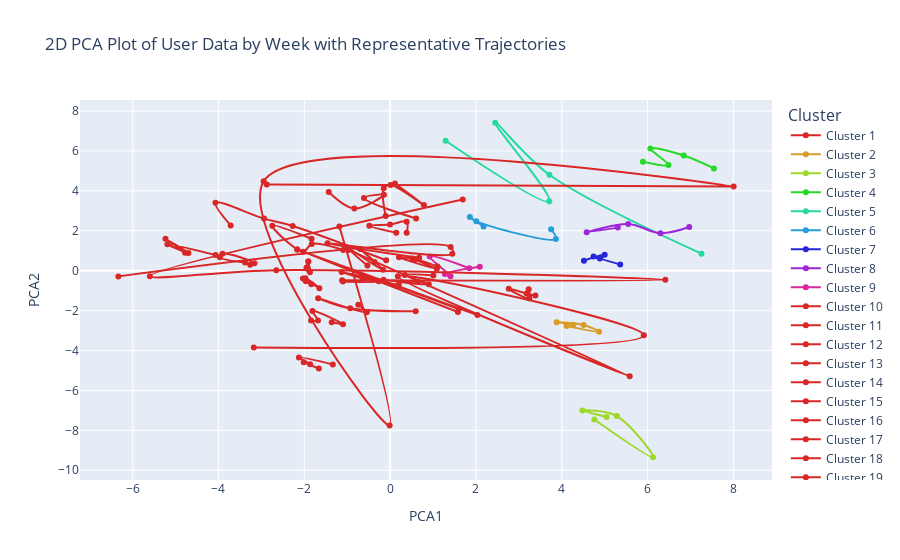

The notebook cell this image was saved under:
### Code cell
from scipy.cluster.hierarchy import linkage, fcluster
from scipy.spatial.distance import pdist, squareform
from fastdtw import fastdtw
from scipy.spatial.distance import euclidean

# Select a subset of unique CloudId values (e.g., the first 10 unique CloudIds)
unique_cloud_ids = reduced_bio['CloudId'].unique()[:500]

# Collect all user trajectories
trajectories = []
valid_cloud_ids = []
for cloud_id in unique_cloud_ids:
    user_data = reduced_bio[reduced_bio['CloudId'] == cloud_id]
    trajectory = user_data[['PCA1', 'PCA2']].values
    if len(trajectory) > 0:  # Filter out empty trajectories
        trajectories.append(trajectory)
        valid_cloud_ids.append(cloud_id)

# Compute pairwise DTW distances
n = len(trajectories)
distance_matrix = np.zeros((n, n))
for i in range(n):
    for j in range(i + 1, n):
        distance, path = fastdtw(trajectories[i], trajectories[j], dist=euclidean)
        distance_matrix[i, j] = distance
        distance_matrix[j, i] = distance

# Perform hierarchical clustering
Z = linkage(squareform(distance_matrix), method='ward')
cluster_labels = fcluster(Z, t=30, criterion='maxclust')  # Adjust the number of clusters as needed

# Compute representative trajectories (medoids)
representative_trajectories = []
for cluster in np.unique(cluster_labels):
    cluster_indices = np.where(cluster_labels == cluster)[0]
    cluster_trajectories = [trajectories[i] for i in cluster_indices]
    
    # Compute the medoid trajectory
    medoid_index = np.argmin([np.sum([fastdtw(t1, t2, dist=euclidean)[0] for t2 in cluster_trajectories]) for t1 in cluster_trajectories])
    representative_trajectories.append(cluster_trajectories[medoid_index])

# Initialize a new figure
fig = go.Figure()

# Plot the representative trajectories with cluster colors
for i, trajectory in enumerate(representative_trajectories):
    fig.add_trace(go.Scatter(
        x=trajectory[:, 0],
        y=trajectory[:, 1],
        mode='lines+markers',
        line_shape='spline',
        marker=dict(size=6, color=i, colorscale='Viridis'),  # Set marker size to 6
        line=dict(shape='spline', color=f'hsl({i * 40}, 70%, 50%)'),
        name=f'Cluster {i + 1}'
    ))

fig.update_layout(
    title='2D PCA Plot of User Data by Week with Representative Trajectories',
    xaxis_title='PCA1',
    yaxis_title='PCA2',
    showlegend=True
)

# Add a legend to the plot
fig.update_layout(
    legend_title_text='Cluster',
    legend_title_font_size=16,
    legend_font_size=12
)

fig.show()

### Figure 1 — Plotly figure (JSON) as saved in the notebook; plotly's stock layout.template omitted (floating-point values rounded to 4 significant figures)
{"data": [{"line": {"color": "hsl(0, 70%, 50%)", "shape": "spline"}, "marker": {"color": 0, "colorscale": [[0, "#440154"], [0.1111, "#482878"], [0.2222, "#3e4989"], [0.3333, "#31688e"], [0.4444, "#26828e"], [0.5556, "#1f9e89"], [0.6667, "#35b779"], [0.7778, "#6ece58"], [0.8889, "#b5de2b"], [1, "#fde725"]], "size": 6}, "mode": "lines+markers", "name": "Cluster 1", "type": "scatter", "x": [3.387, 3.181, 2.765, 3.246, 3.23], "y": [-1.238, -1.14, -0.9058, -1.386, -0.9274]}, {"line": {"color": "hsl(40, 70%, 50%)", "shape": "spline"}, "marker": {"color": 1, "colorscale": [[0, "#440154"], [0.1111, "#482878"], [0.2222, "#3e4989"], [0.3333, "#31688e"], [0.4444, "#26828e"], [0.5556, "#1f9e89"], [0.6667, "#35b779"], [0.7778, "#6ece58"], [0.8889, "#b5de2b"], [1, "#fde725"]], "size": 6}, "mode": "lines+markers", "name": "Cluster 2", "type": "scatter", "x": [4.268, 3.881, 4.51, 4.87, 4.113], "y": [-2.706, -2.58, -2.719, -3.056, -2.773]}, {"line": {"color": "hsl(80, 70%, 50%)", "shape": "spline"}, "marker": {"color": 2, "colorscale": [[0, "#440154"], [0.1111, "#482878"], [0.2222, "#3e4989"], [0.3333, "#31688e"], [0.4444, "#26828e"], [0.5556, "#1f9e89"], [0.6667, "#35b779"], [0.7778, "#6ece58"], [0.8889, "#b5de2b"], [1, "#fde725"]], "size": 6}, "mode": "lines+markers", "name": "Cluster 3", "type": "scatter", "x": [4.76, 6.129, 5.283, 4.483, 5.045], "y": [-7.457, -9.347, -7.285, -6.999, -7.328]}, {"line": {"color": "hsl(120, 70%, 50%)", "shape": "spline"}, "marker": {"color": 3, "colorscale": [[0, "#440154"], [0.1111, "#482878"], [0.2222, "#3e4989"], [0.3333, "#31688e"], [0.4444, "#26828e"], [0.5556, "#1f9e89"], [0.6667, "#35b779"], [0.7778, "#6ece58"], [0.8889, "#b5de2b"], [1, "#fde725"]], "size": 6}, "mode": "lines+markers", "name": "Cluster 4", "type": "scatter", "x": [7.547, 6.844, 6.066, 6.487, 5.892], "y": [5.124, 5.773, 6.127, 5.296, 5.456]}, {"line": {"color": "hsl(160, 70%, 50%)", "shape": "spline"}, "marker": {"color": 4, "colorscale": [[0, "#440154"], [0.1111, "#482878"], [0.2222, "#3e4989"], [0.3333, "#31688e"], [0.4444, "#26828e"], [0.5556, "#1f9e89"], [0.6667, "#35b779"], [0.7778, "#6ece58"], [0.8889, "#b5de2b"], [1, "#fde725"]], "size": 6}, "mode": "lines+markers", "name": "Cluster 5", "type": "scatter", "x": [7.257, 3.713, 2.448, 3.709, 1.294], "y": [0.8505, 4.805, 7.412, 3.481, 6.508]}, {"line": {"color": "hsl(200, 70%, 50%)", "shape": "spline"}, "marker": {"color": 5, "colorscale": [[0, "#440154"], [0.1111, "#482878"], [0.2222, "#3e4989"], [0.3333, "#31688e"], [0.4444, "#26828e"], [0.5556, "#1f9e89"], [0.6667, "#35b779"], [0.7778, "#6ece58"], [0.8889, "#b5de2b"], [1, "#fde725"]], "size": 6}, "mode": "lines+markers", "name": "Cluster 6", "type": "scatter", "x": [2.179, 1.859, 2.01, 3.863, 3.752], "y": [2.21, 2.684, 2.473, 1.586, 2.081]}, {"line": {"color": "hsl(240, 70%, 50%)", "shape": "spline"}, "marker": {"color": 6, "colorscale": [[0, "#440154"], [0.1111, "#482878"], [0.2222, "#3e4989"], [0.3333, "#31688e"], [0.4444, "#26828e"], [0.5556, "#1f9e89"], [0.6667, "#35b779"], [0.7778, "#6ece58"], [0.8889, "#b5de2b"], [1, "#fde725"]], "size": 6}, "mode": "lines+markers", "name": "Cluster 7", "type": "scatter", "x": [5.363, 4.741, 4.887, 5.001, 4.518], "y": [0.3096, 0.7068, 0.6065, 0.8041, 0.4964]}, {"line": {"color": "hsl(280, 70%, 50%)", "shape": "spline"}, "marker": {"color": 7, "colorscale": [[0, "#440154"], [0.1111, "#482878"], [0.2222, "#3e4989"], [0.3333, "#31688e"], [0.4444, "#26828e"], [0.5556, "#1f9e89"], [0.6667, "#35b779"], [0.7778, "#6ece58"], [0.8889, "#b5de2b"], [1, "#fde725"]], "size": 6}, "mode": "lines+markers", "name": "Cluster 8", "type": "scatter", "x": [6.971, 6.3, 5.549, 4.581, 5.307], "y": [2.19, 1.879, 2.335, 1.922, 2.158]}, {"line": {"color": "hsl(320, 70%, 50%)", "shape": "spline"}, "marker": {"color": 8, "colorscale": [[0, "#440154"], [0.1111, "#482878"], [0.2222, "#3e4989"], [0.3333, "#31688e"], [0.4444, "#26828e"], [0.5556, "#1f9e89"], [0.6667, "#35b779"], [0.7778, "#6ece58"], [0.8889, "#b5de2b"], [1, "#fde725"]], "size": 6}, "mode": "lines+markers", "name": "Cluster 9", "type": "scatter", "x": [1.846, 0.9229, 1.409, 1.276, 2.09], "y": [0.1248, 0.7149, -0.2747, -0.1643, 0.2002]}, {"line": {"color": "hsl(360, 70%, 50%)", "shape": "spline"}, "marker": {"color": 9, "colorscale": [[0, "#440154"], [0.1111, "#482878"], [0.2222, "#3e4989"], [0.3333, "#31688e"], [0.4444, "#26828e"], [0.5556, "#1f9e89"], [0.6667, "#35b779"], [0.7778, "#6ece58"], [0.8889, "#b5de2b"], [1, "#fde725"]], "size": 6}, "mode": "lines+markers", "name": "Cluster 10", "type": "scatter", "x": [1.008, 0.3434, 0.9017, -0.1539, 0.6477], "y": [-0.2349, -0.2178, -0.6799, -0.4507, -0.5531]}, {"line": {"color": "hsl(400, 70%, 50%)", "shape": "spline"}, "marker": {"color": 10, "colorscale": [[0, "#440154"], [0.1111, "#482878"], [0.2222, "#3e4989"], [0.3333, "#31688e"], [0.4444, "#26828e"], [0.5556, "#1f9e89"], [0.6667, "#35b779"], [0.7778, "#6ece58"], [0.8889, "#b5de2b"], [1, "#fde725"]], "size": 6}, "mode": "lines+markers", "name": "Cluster 11", "type": "scatter", "x": [0.5182, 1.089, 0.2065, 0.5838, 1.104], "y": [0.6104, 0.09279, 0.6711, 0.5791, 0.2151]}, {"line": {"color": "hsl(440, 70%, 50%)", "shape": "spline"}, "marker": {"color": 11, "colorscale": [[0, "#440154"], [0.1111, "#482878"], [0.2222, "#3e4989"], [0.3333, "#31688e"], [0.4444, "#26828e"], [0.5556, "#1f9e89"], [0.6667, "#35b779"], [0.7778, "#6ece58"], [0.8889, "#b5de2b"], [1, "#fde725"]], "size": 6}, "mode": "lines+markers", "name": "Cluster 12", "type": "scatter", "x": [0.1116, 0.7873, 0.01134, -0.1497, -0.1045], "y": [4.363, 3.29, 4.294, 4.131, 2.738]}, {"line": {"color": "hsl(480, 70%, 50%)", "shape": "spline"}, "marker": {"color": 12, "colorscale": [[0, "#440154"], [0.1111, "#482878"], [0.2222, "#3e4989"], [0.3333, "#31688e"], [0.4444, "#26828e"], [0.5556, "#1f9e89"], [0.6667, "#35b779"], [0.7778, "#6ece58"], [0.8889, "#b5de2b"], [1, "#fde725"]], "size": 6}, "mode": "lines+markers", "name": "Cluster 13", "type": "scatter", "x": [0.6054, -0.6097, -0.1444, -0.8348, -1.43], "y": [2.613, 3.643, 3.808, 3.117, 3.941]}, {"line": {"color": "hsl(520, 70%, 50%)", "shape": "spline"}, "marker": {"color": 13, "colorscale": [[0, "#440154"], [0.1111, "#482878"], [0.2222, "#3e4989"], [0.3333, "#31688e"], [0.4444, "#26828e"], [0.5556, "#1f9e89"], [0.6667, "#35b779"], [0.7778, "#6ece58"], [0.8889, "#b5de2b"], [1, "#fde725"]], "size": 6}, "mode": "lines+markers", "name": "Cluster 14", "type": "scatter", "x": [-1.183, -0.01101, -2.948, 8.007, -2.875], "y": [2.21, -7.762, 4.476, 4.212, 4.316]}, {"line": {"color": "hsl(560, 70%, 50%)", "shape": "spline"}, "marker": {"color": 14, "colorscale": [[0, "#440154"], [0.1111, "#482878"], [0.2222, "#3e4989"], [0.3333, "#31688e"], [0.4444, "#26828e"], [0.5556, "#1f9e89"], [0.6667, "#35b779"], [0.7778, "#6ece58"], [0.8889, "#b5de2b"], [1, "#fde725"]], "size": 6}, "mode": "lines+markers", "name": "Cluster 15", "type": "scatter", "x": [-1.119, 6.415, -2.653, -5.599, 1.692], "y": [-0.4805, -0.453, 0.02647, -0.2752, 3.57]}, {"line": {"color": "hsl(600, 70%, 50%)", "shape": "spline"}, "marker": {"color": 15, "colorscale": [[0, "#440154"], [0.1111, "#482878"], [0.2222, "#3e4989"], [0.3333, "#31688e"], [0.4444, "#26828e"], [0.5556, "#1f9e89"], [0.6667, "#35b779"], [0.7778, "#6ece58"], [0.8889, "#b5de2b"], [1, "#fde725"]], "size": 6}, "mode": "lines+markers", "name": "Cluster 16", "type": "scatter", "x": [0.3857, 0.3855, -0.001961, -0.484, 0.1428], "y": [1.9, 2.451, 2.313, 2.255, 1.898]}, {"line": {"color": "hsl(640, 70%, 50%)", "shape": "spline"}, "marker": {"color": 16, "colorscale": [[0, "#440154"], [0.1111, "#482878"], [0.2222, "#3e4989"], [0.3333, "#31688e"], [0.4444, "#26828e"], [0.5556, "#1f9e89"], [0.6667, "#35b779"], [0.7778, "#6ece58"], [0.8889, "#b5de2b"], [1, "#fde725"]], "size": 6}, "mode": "lines+markers", "name": "Cluster 17", "type": "scatter", "x": [-1.661, -2.013, -1.865, -2.125, -1.335], "y": [-4.895, -4.588, -4.682, -4.348, -4.7]}, {"line": {"color": "hsl(680, 70%, 50%)", "shape": "spline"}, "marker": {"color": 17, "colorscale": [[0, "#440154"], [0.1111, "#482878"], [0.2222, "#3e4989"], [0.3333, "#31688e"], [0.4444, "#26828e"], [0.5556, "#1f9e89"], [0.6667, "#35b779"], [0.7778, "#6ece58"], [0.8889, "#b5de2b"], [1, "#fde725"]], "size": 6}, "mode": "lines+markers", "name": "Cluster 18", "type": "scatter", "x": [-1.842, -1.681, -1.811, -1.099, -1.361], "y": [-2.499, -2.499, -2.024, -2.682, -2.584]}, {"line": {"color": "hsl(720, 70%, 50%)", "shape": "spline"}, "marker": {"color": 18, "colorscale": [[0, "#440154"], [0.1111, "#482878"], [0.2222, "#3e4989"], [0.3333, "#31688e"], [0.4444, "#26828e"], [0.5556, "#1f9e89"], [0.6667, "#35b779"], [0.7778, "#6ece58"], [0.8889, "#b5de2b"], [1, "#fde725"]], "size": 6}, "mode": "lines+markers", "name": "Cluster 19", "type": "scatter", "x": [0.5964, -0.9306, -1.677, -0.5433, -0.7422], "y": [-2.036, -1.884, -1.378, -2.085, -1.701]}, {"line": {"color": "hsl(760, 70%, 50%)", "shape": "spline"}, "marker": {"color": 19, "colorscale": [[0, "#440154"], [0.1111, "#482878"], [0.2222, "#3e4989"], [0.3333, "#31688e"], [0.4444, "#26828e"], [0.5556, "#1f9e89"], [0.6667, "#35b779"], [0.7778, "#6ece58"], [0.8889, "#b5de2b"], [1, "#fde725"]], "size": 6}, "mode": "lines+markers", "name": "Cluster 20", "type": "scatter", "x": [1.598, -2.164, 2.034, -2.164, 1.58], "y": [-1.923, 1.057, -2.226, 1.057, -2.069]}, {"line": {"color": "hsl(800, 70%, 50%)", "shape": "spline"}, "marker": {"color": 20, "colorscale": [[0, "#440154"], [0.1111, "#482878"], [0.2222, "#3e4989"], [0.3333, "#31688e"], [0.4444, "#26828e"], [0.5556, "#1f9e89"], [0.6667, "#35b779"], [0.7778, "#6ece58"], [0.8889, "#b5de2b"], [1, "#fde725"]], "size": 6}, "mode": "lines+markers", "name": "Cluster 21", "type": "scatter", "x": [-0.9681, 5.584, 0.18, 5.913, -3.178], "y": [1.042, -5.284, -0.2765, -3.238, -3.85]}, {"line": {"color": "hsl(840, 70%, 50%)", "shape": "spline"}, "marker": {"color": 21, "colorscale": [[0, "#440154"], [0.1111, "#482878"], [0.2222, "#3e4989"], [0.3333, "#31688e"], [0.4444, "#26828e"], [0.5556, "#1f9e89"], [0.6667, "#35b779"], [0.7778, "#6ece58"], [0.8889, "#b5de2b"], [1, "#fde725"]], "size": 6}, "mode": "lines+markers", "name": "Cluster 22", "type": "scatter", "x": [-3.263, -3.161, -3.907, -3.97, -3.382], "y": [0.293, 0.3707, 0.8491, 0.673, 0.4113]}, {"line": {"color": "hsl(880, 70%, 50%)", "shape": "spline"}, "marker": {"color": 22, "colorscale": [[0, "#440154"], [0.1111, "#482878"], [0.2222, "#3e4989"], [0.3333, "#31688e"], [0.4444, "#26828e"], [0.5556, "#1f9e89"], [0.6667, "#35b779"], [0.7778, "#6ece58"], [0.8889, "#b5de2b"], [1, "#fde725"]], "size": 6}, "mode": "lines+markers", "name": "Cluster 23", "type": "scatter", "x": [-4.779, -5.236, -4.701, -5.191, -4.068], "y": [0.8978, 1.598, 0.8829, 1.325, 0.7848]}, {"line": {"color": "hsl(920, 70%, 50%)", "shape": "spline"}, "marker": {"color": 23, "colorscale": [[0, "#440154"], [0.1111, "#482878"], [0.2222, "#3e4989"], [0.3333, "#31688e"], [0.4444, "#26828e"], [0.5556, "#1f9e89"], [0.6667, "#35b779"], [0.7778, "#6ece58"], [0.8889, "#b5de2b"], [1, "#fde725"]], "size": 6}, "mode": "lines+markers", "name": "Cluster 24", "type": "scatter", "x": [0.6772, -1.46, 1.45, 1.41, -6.334], "y": [0.6508, 1.372, 0.8542, 1.188, -0.2851]}, {"line": {"color": "hsl(960, 70%, 50%)", "shape": "spline"}, "marker": {"color": 24, "colorscale": [[0, "#440154"], [0.1111, "#482878"], [0.2222, "#3e4989"], [0.3333, "#31688e"], [0.4444, "#26828e"], [0.5556, "#1f9e89"], [0.6667, "#35b779"], [0.7778, "#6ece58"], [0.8889, "#b5de2b"], [1, "#fde725"]], "size": 6}, "mode": "lines+markers", "name": "Cluster 25", "type": "scatter", "x": [-0.09153, -2.27, -2.939, -4.071, -3.716], "y": [0.5212, 2.239, 2.609, 3.41, 2.267]}, {"line": {"color": "hsl(1000, 70%, 50%)", "shape": "spline"}, "marker": {"color": 25, "colorscale": [[0, "#440154"], [0.1111, "#482878"], [0.2222, "#3e4989"], [0.3333, "#31688e"], [0.4444, "#26828e"], [0.5556, "#1f9e89"], [0.6667, "#35b779"], [0.7778, "#6ece58"], [0.8889, "#b5de2b"], [1, "#fde725"]], "size": 6}, "mode": "lines+markers", "name": "Cluster 26", "type": "scatter", "x": [-1.094, -1.826, -2.026, -2.745, -1.831], "y": [1.035, 1.341, 0.9506, 2.255, 1.6]}, {"line": {"color": "hsl(1040, 70%, 50%)", "shape": "spline"}, "marker": {"color": 26, "colorscale": [[0, "#440154"], [0.1111, "#482878"], [0.2222, "#3e4989"], [0.3333, "#31688e"], [0.4444, "#26828e"], [0.5556, "#1f9e89"], [0.6667, "#35b779"], [0.7778, "#6ece58"], [0.8889, "#b5de2b"], [1, "#fde725"]], "size": 6}, "mode": "lines+markers", "name": "Cluster 27", "type": "scatter", "x": [-0.5287, -0.9725, -0.1652, -0.6948, -0.3635], "y": [0.2565, 1.109, 0.0433, 1.08, 0.4323]}, {"line": {"color": "hsl(1080, 70%, 50%)", "shape": "spline"}, "marker": {"color": 27, "colorscale": [[0, "#440154"], [0.1111, "#482878"], [0.2222, "#3e4989"], [0.3333, "#31688e"], [0.4444, "#26828e"], [0.5556, "#1f9e89"], [0.6667, "#35b779"], [0.7778, "#6ece58"], [0.8889, "#b5de2b"], [1, "#fde725"]], "size": 6}, "mode": "lines+markers", "name": "Cluster 28", "type": "scatter", "x": [-1.102, -0.2671, -1.129, -0.6377, 0.2028], "y": [-0.5443, -0.5311, -0.06943, -0.3869, -0.7051]}, {"line": {"color": "hsl(1120, 70%, 50%)", "shape": "spline"}, "marker": {"color": 28, "colorscale": [[0, "#440154"], [0.1111, "#482878"], [0.2222, "#3e4989"], [0.3333, "#31688e"], [0.4444, "#26828e"], [0.5556, "#1f9e89"], [0.6667, "#35b779"], [0.7778, "#6ece58"], [0.8889, "#b5de2b"], [1, "#fde725"]], "size": 6}, "mode": "lines+markers", "name": "Cluster 29", "type": "scatter", "x": [-1.838, -2.032, -1.649, -1.974, -1.965], "y": [-0.6823, -0.3955, -0.8804, -0.3738, -0.5298]}, {"line": {"color": "hsl(1160, 70%, 50%)", "shape": "spline"}, "marker": {"color": 29, "colorscale": [[0, "#440154"], [0.1111, "#482878"], [0.2222, "#3e4989"], [0.3333, "#31688e"], [0.4444, "#26828e"], [0.5556, "#1f9e89"], [0.6667, "#35b779"], [0.7778, "#6ece58"], [0.8889, "#b5de2b"], [1, "#fde725"]], "size": 6}, "mode": "lines+markers", "name": "Cluster 30", "type": "scatter", "x": [-1.909, -1.907, -1.869, -1.907, -1.949], "y": [0.07168, 0.4543, -0.08264, 0.4543, 0.1539]}], "layout": {"legend": {"font": {"size": 12}, "title": {"font": {"size": 16}, "text": "Cluster"}}, "showlegend": true, "title": {"text": "2D PCA Plot of User Data by Week with Representative Trajectories"}, "xaxis": {"title": {"text": "PCA1"}}, "yaxis": {"title": {"text": "PCA2"}}}}
